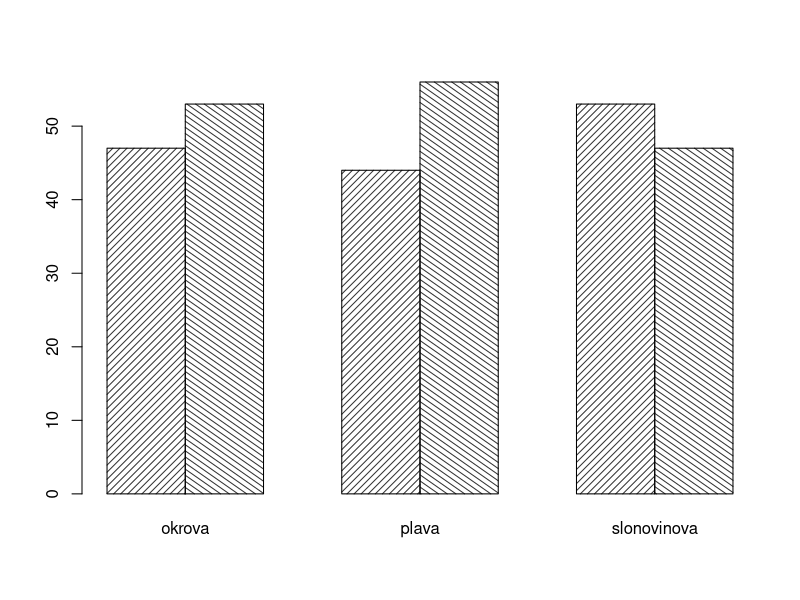
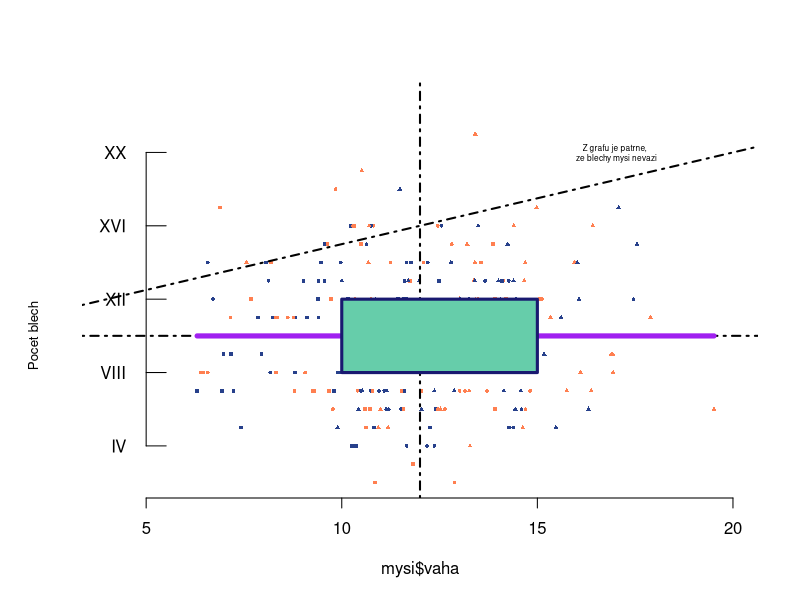
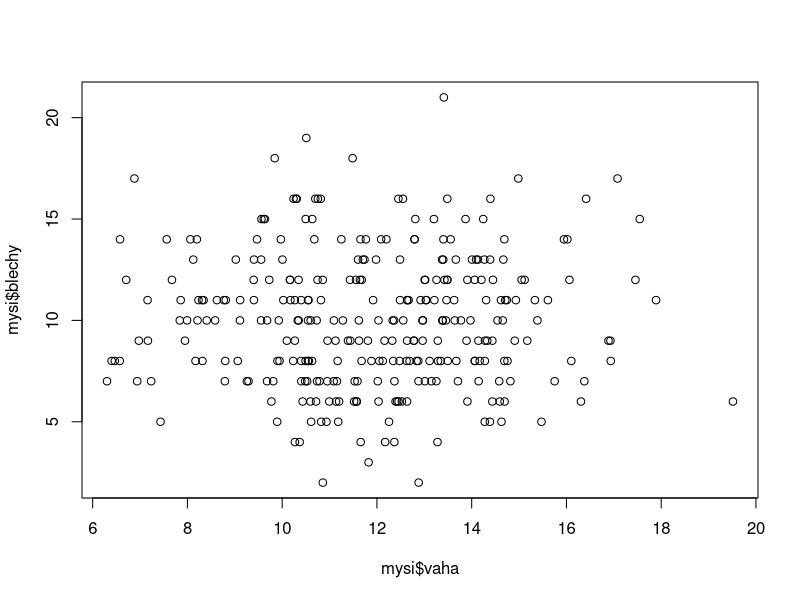
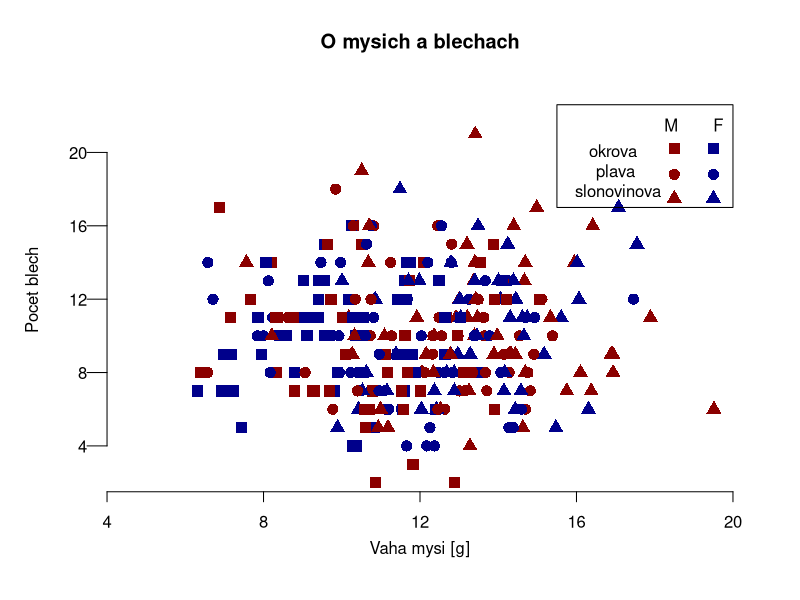
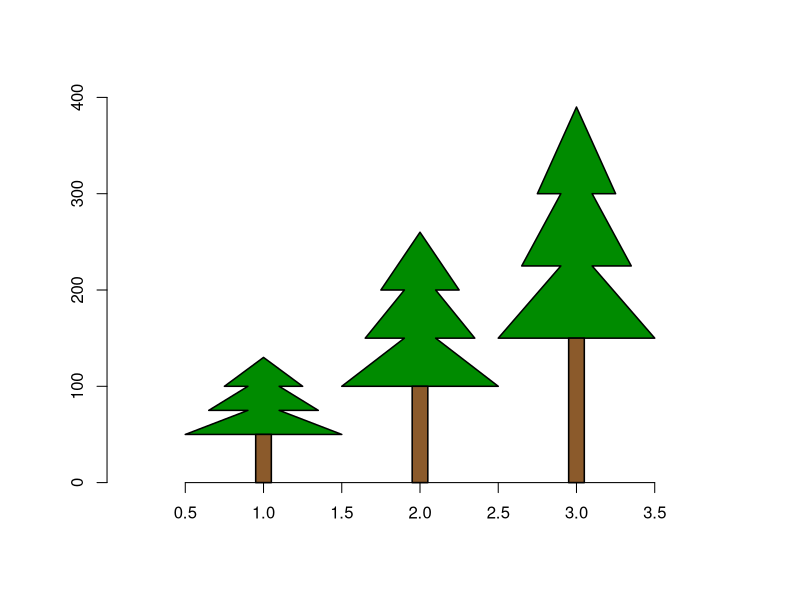

Here is the R script that generated these plots, in order:
populace = rep(x = c("okrova", "plava", "slonovinova"), times = 100)
pohlavi = sample(x = c("M", "F"), size = length(populace), prob = c(0.55, 0.45), replace = T)
vaha = rnorm(n = length(populace), mean = c(10, 12, 13.5), sd = 2)
blechy = rpois(n = length(populace), lambda = 10)
mysi = data.frame(populace, pohlavi, vaha, blechy)

mysi$pohlavi = as.factor(mysi$pohlavi)
mysi$populace = as.factor(mysi$populace)

# srafy
dat = xtabs(~mysi$pohlavi + mysi$populace)
barplot(dat, 
        beside = T,
        density = 20,
        angle = c(45, 325),
        col = "grey20") 
# kdyz pridam argument add, prida se format do uz existujiciho grafu

plot(formula = mysi$blechy~mysi$vaha,
     bty = "n",
     yaxt = "n", # vymaze osu y
     ylab = "",
     xlim = c(4,20),
     ylim = c(2, 23),
     type = "n")

points(x = mysi$vaha, 
       y = mysi$blechy,
       col = c("coral", "royalblue4") [mysi$pohlavi],
       pch = c(15,16,17) [mysi$populace],
       cex = 0.5)
mtext(text = "Pocet blech",
      side = 2, # podle hodinovych rucicek nastavime kde se nachazi text
      at = 10, # taky posouvani po ose
      adj = 0.5, # posouvani po ose
      line = 2,# defaultne 0
      cex = 0.8) # velikost textu

text(x = 17,
     y = 20,
     cex = 0.5,
     labels = "Z grafu je patrne, \n ze blechy mysi nevazi")

axis(side = 2,
     at = seq(from = 4, to = 20, by = 4),
     labels = as.roman(seq(from = 4, to = 20, by = 4)), # as.roman - na rimske cislice
     pos = 5, # v jake hodnote osy x chceme aby ji osa y protinala
     tcl = 1, # zaporne - pacicky jdou ven, kladne - pacicky jdou dovnitr
     las = 1) # popisky jsou vdorovne

# pridani linii
# AB line - je docela k nicemu
abline(a = 10,
       b = 0.5,
       lwd = 2, # line width
       lty = 4) # line type
  
abline(h = 10, # h = horizontal
       lwd = 2, # line width
       lty = 4) # line type
       
abline(v = 12, # v = vertical
       lwd = 2, # line width
       lty = 4) # line type

lines(x = c(min(mysi$vaha), max(mysi$vaha)),
      y = c(mean(mysi$blechy), mean(mysi$blechy)),
      col = "purple",
      lwd = 5)

# obdelnik na x 10:15 a na y 8:12
polygon(x = c(10, 10, 15, 15), 
        y = c(12, 8, 8, 12), 
        col = "mediumaquamarine", 
        border = "midnightblue",
        lwd = 3)
dev.new()
plot(formula = mysi$blechy~mysi$vaha)

# locator ukaze souradnice bodu, kam kliknu do grafu
locator(n = 5,# kolikrat budu klikat do grafu
        pch = 16,
        type = "p") # uvidime body tam kde jsme klikli

# _____________________________________________________________________

plot(formula = mysi$blechy~mysi$vaha,
     main = "O mysich a blechach",
     bty = "n",
     yaxt = "n",
     xaxt = "n",
     ylab = "",
     xlab = "",
     xlim = c(4,20),
     ylim = c(2, 23),
     type = "n")

points(x = mysi$vaha, 
       y = mysi$blechy,
       col = c("darkred", "darkblue") [mysi$pohlavi],
       pch = c(15,16,17) [mysi$populace],
       cex = 1.5)

mtext(text = "Pocet blech",
      side = 2,
      line = 2,
      cex = 1) 
mtext(text = "Vaha mysi [g]",
      side = 1, 
      line = 2,
      cex = 1, 
      adj = 0.5)

text(x = 17,
     y = 19,
     cex = 1,
     labels = "okrova \n plava \n slonovinova")

axis(side = 2,
     at = seq(from = 4, to = 20, by = 4),
     pos = 4, 
     tcl = -1, 
     las = 1)

axis(side = 1,
     at = seq(from = 4, to = 20, by = 4),
     pos = 1.5,
     tlc = -1,
     las = 1)

points(x = c(18.5, 18.5, 18.5, 19.5, 19.5 ,19.5),
       y = c(20.2, 18.8, 17.5, 20.2, 18.8, 17.5),
       pch = c(15,16,17,15,16,17),
       col = c("darkred", "darkred", "darkred", 
               "darkblue", "darkblue", "darkblue"),
       cex = 1.5)

polygon(x = c(15.5, 20, 20, 15.5),
        y = c(17, 17, 22.6, 22.6))
text(x = 19,
     y = 21.5,
     cex = 1,
     labels = "M       F")

#______________________________________________________________________

plot(x = 5, 
     y = 400,
     bty = "n",
     yaxt = "n",
     xaxt = "n",
     xlab = "",
     ylab = "",
     xlim = c(0, 4),
     ylim = c(0, 400))

axis(side = 1,
     at = seq(from = 0.5, to = 3.5, by = 0.5),
     pos = 0)     
     
axis(side = 2,
     at = seq(from = 0, to = 400, by = 100),
     pos = 0)     

polygon(x = c(1, 0.75, 0.9, 0.65, 0.9, 0.5, 
              1.5, 1.1, 1.35, 1.1, 1.25),
        y = c(130,  100,  100,  75,  75,  
              50,  50,  75,  75,  100,  100),
        col = "green4",
        border = "black",
        lwd = 1.5)

polygon(x = c(0.95, 1.05, 1.05, 0.95),
        y = c(0,0,50,50),
        col = "tan4",
        lwd = 1.5)

#_________________________________________

polygon(x = 1+c(1, 0.75, 0.9, 0.65, 0.9, 0.5, 
              1.5, 1.1, 1.35, 1.1, 1.25),
        y = 2*c(130,  100,  100,  75,  75,  
              50,  50,  75,  75,  100,  100),
        col = "green4",
        border = "black",
        lwd = 1.5)

polygon(x = 1+c(0.95, 1.05, 1.05, 0.95),
        y = 2*c(0,0,50,50),
        col = "tan4",
        lwd = 1.5)

polygon(x = 2+c(1, 0.75, 0.9, 0.65, 0.9, 0.5, 
              1.5, 1.1, 1.35, 1.1, 1.25),
        y = 3*c(130,  100,  100,  75,  75,  
              50,  50,  75,  75,  100,  100),
        col = "green4",
        border = "black",
        lwd = 1.5)

polygon(x = 2+c(0.95, 1.05, 1.05, 0.95),
        y = 3*c(0,0,50,50),
        col = "tan4",
        lwd = 1.5)
     
     
     
     
     
     
     
     